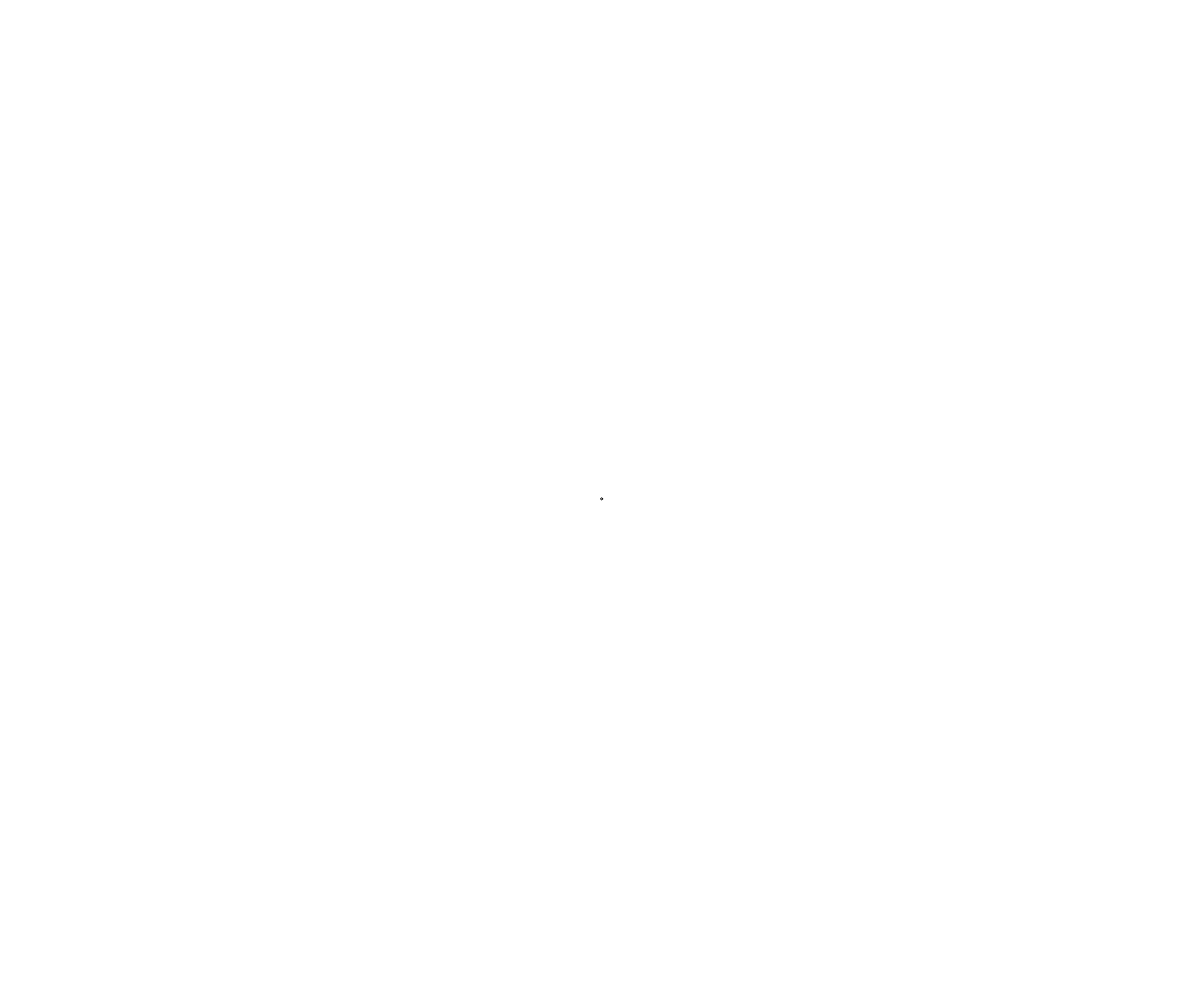
Frame 1 (no input)
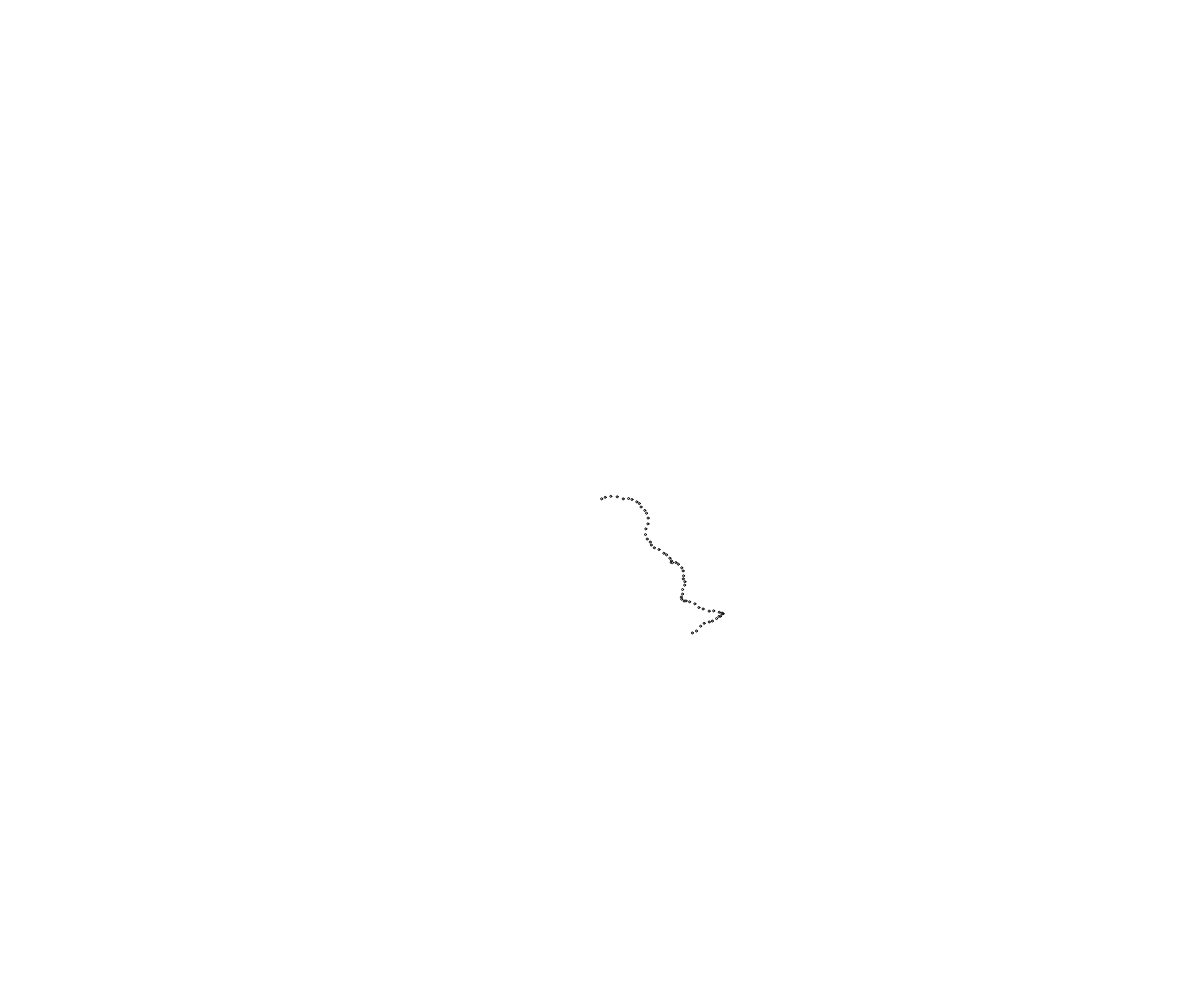
Frame 60 (no input)
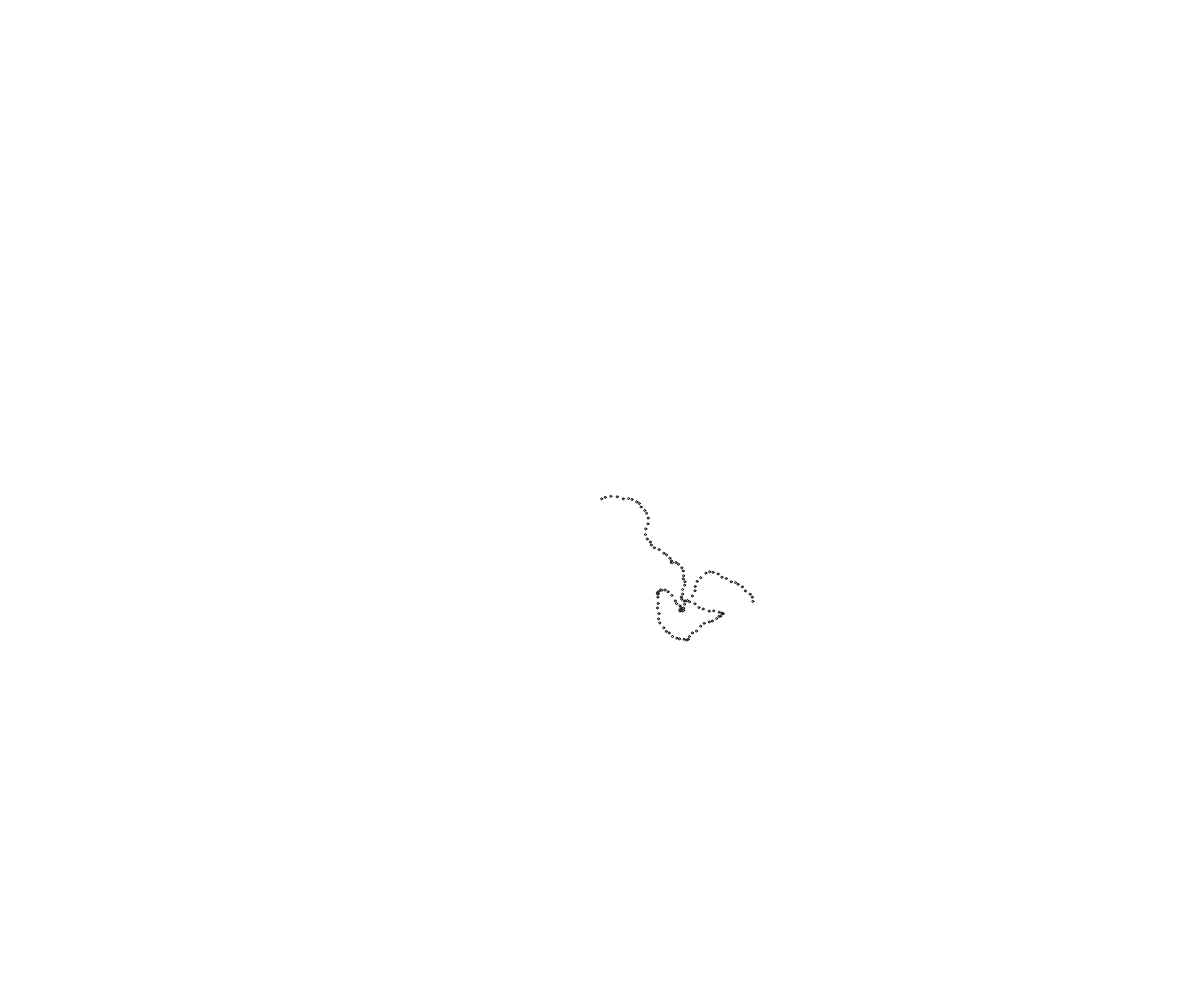
Frame 120 (the mouse pressed at the canvas centre since frame 60)

The p5.js sketch that drew these frames (run headless with seeded random() and noise() and a simulated clock; from frame 60 on, the mouse is pressed at the canvas centre):

// p5.js sketch
// ── sketch.js
// Project Title
// Your Name
// Date
//
// Extra for Experts:
// - describe what you did to take this project "above and beyond"

// let position;
// let velocity;
// let gravity;

function setup() {
  createCanvas(windowWidth, windowHeight);
 
  m = new Mover(width/2, height/2);   
}

function draw() {
  m.move();
  m.display();
  
  
}

class Mover {
  //constructor
  constructor(x_, y_){
    this.size = 2;
    this.position = createVector(x_, y_);
    this.velocity = createVector(0, 0);
    this.acceleration = createVector(0, 0);
  }

  display(){
    ellipseMode(CENTER);
    push();
    translate(this.position.x, this.position.y);
    ellipse(0, 0, this.size, this.size);
    pop();
  }

  move(){
    this.acceleration = p5.Vector.random2D().mult(2);
    this.velocity.add(this.acceleration);
    this.position.add(this.velocity);
    this.velocity.limit(5);
    this.edges();
  }

  edges(){
    if(this.position.x < 0) this.position.x = width;
    if(this.position.x > width) this.position.x = 0;

    if(this.position.y > height) this.position.x = 0;
    if(this.position.y < 0) this. position.y = height;
  }
}


 // position = createVector(width/2, height/2);
  // velocity= createVector(random(-4, 4), random(-3, -0.1));
  // gravity = createVector(0, 0.3);


// push();
//   translate(width/2, height/2);
//   let mouse = createVector(mouseX, mouseY);
//   let center = createVector(width/2, height/2);

//   let towardsMouse = mouse.sub(center);
//   //towardsMouse.limit(100);
//   towardsMouse.normalize();
//   towardsMouse.mult(50);
//   line(0, 0, towardsMouse.x, towardsMouse.y);

//   let m = towardsMouse.mag();
//   textSize(30);
//   text(m, 0, 50);

//   pop();


//   // velocity.add(gravity);
//   // position.add(velocity);
//   // ellipse(position.x, position.y, 60, 60);
